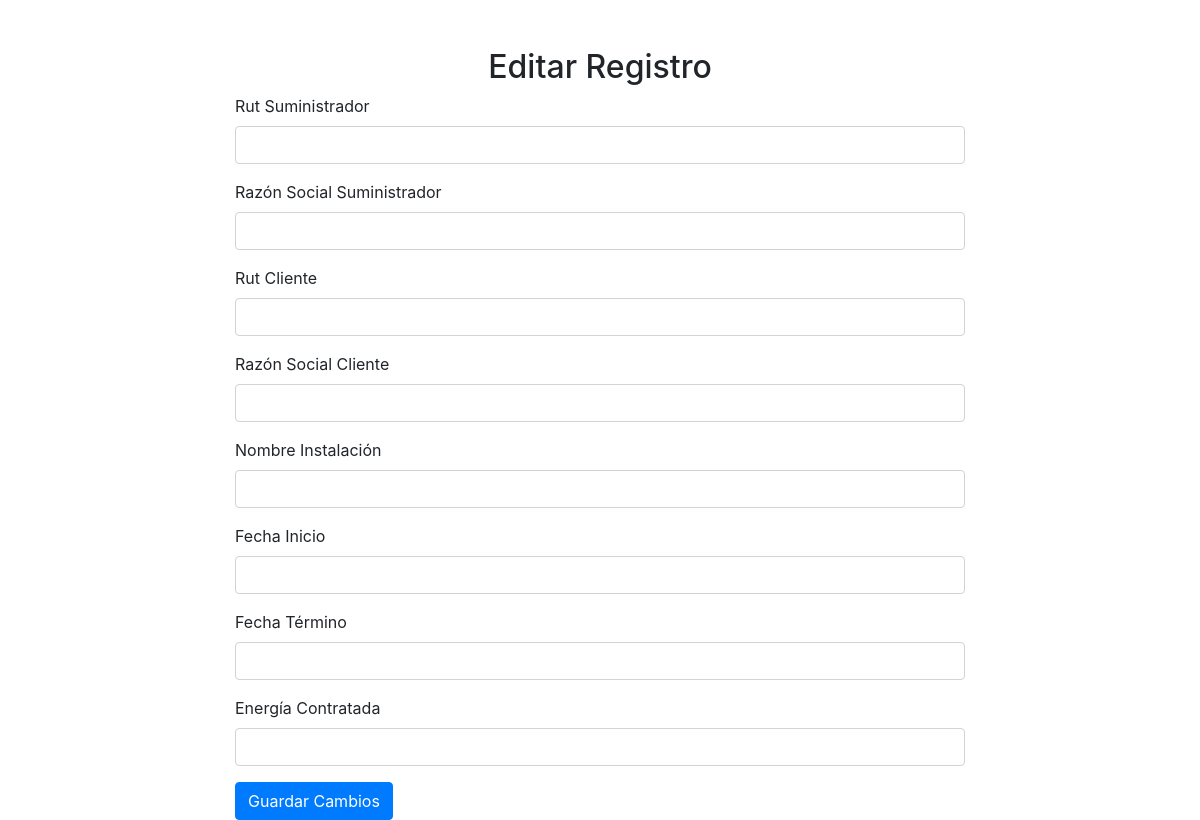
Before: /edit/1 with the older database file.
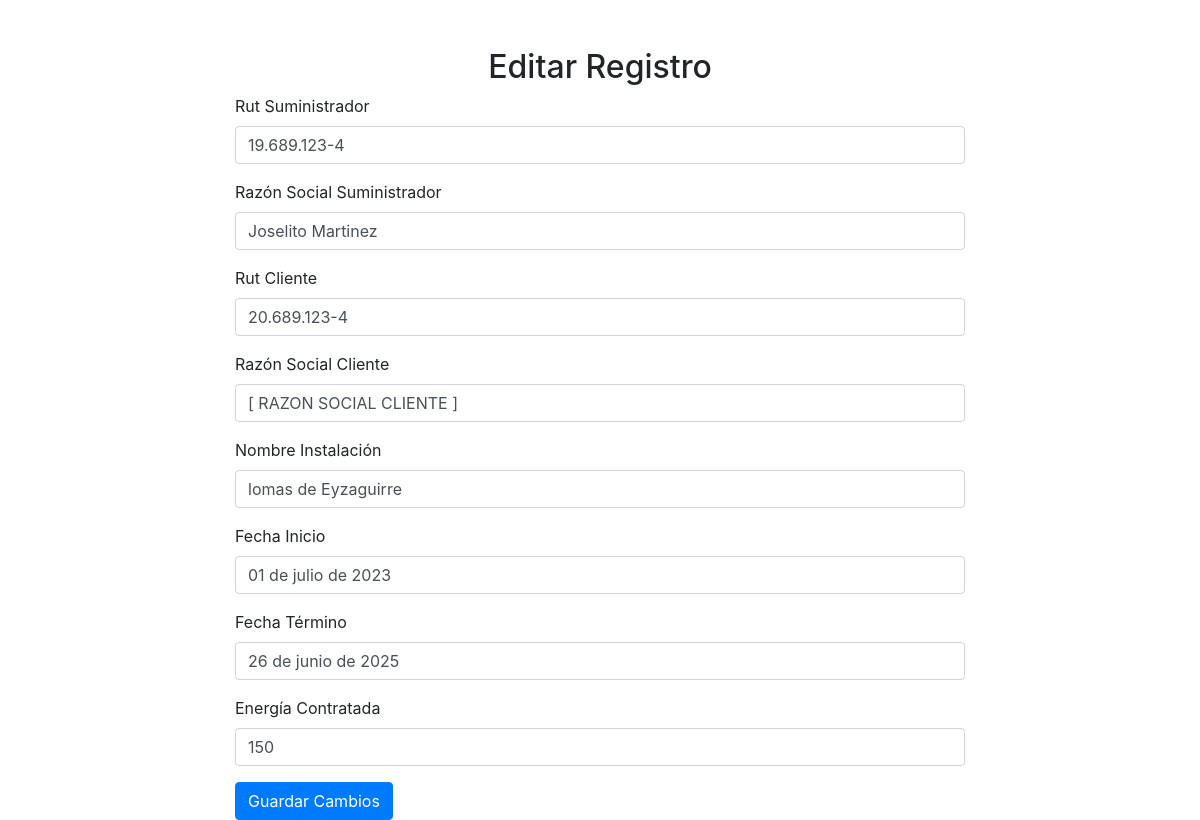
After: the same page with the newer database file.
### app.py (models this page shows, shortened)
class PDFData(db.Model):
    id = db.Column(db.Integer, primary_key=True)
    rut_suministrador = db.Column(db.String(100))
    razon_social_suministrador = db.Column(db.String(100))
    rut_cliente = db.Column(db.String(100))
    razon_social_cliente = db.Column(db.String(100))
    nombre_instalacion = db.Column(db.String(100))
    fecha_inicio = db.Column(db.String(100))
    fecha_termino = db.Column(db.String(100))
    energia_contratada = db.Column(db.String(100))

### app.py (the view, shortened to what this page needs)
@app.route('/edit/<int:id>', methods=['GET', 'POST'])
def edit(id):
    pdf_data = PDFData.query.get(id)
    return render_template('edit.html', pdf_data=pdf_data)

### templates/edit.html (shortened to what this page needs)
<!DOCTYPE html>
<html lang="en" class="colorFondo">
<head>
    <link href="https://stackpath.bootstrapcdn.com/bootstrap/4.5.2/css/bootstrap.min.css" rel="stylesheet">
</head>
<body class="colorFondo">
<div class="container mt-5">
    <div class="row justify-content-center">
        <div class="col-md-8">
            <h2 class="text-center">Editar Registro</h2>
            <form action="/edit/{{ pdf_data.id }}" method="post">
                <div class="form-group">
                    <label for="rut_suministrador">Rut Suministrador</label>
                    <input type="text" class="form-control" id="rut_suministrador" name="rut_suministrador" value="{{ pdf_data.rut_suministrador }}" required>
                </div>
                <div class="form-group">
                    <label for="razon_social_suministrador">Razón Social Suministrador</label>
                    <input type="text" class="form-control" id="razon_social_suministrador" name="razon_social_suministrador" value="{{ pdf_data.razon_social_suministrador }}" required>
                </div>
                <div class="form-group">
                    <label for="rut_cliente">Rut Cliente</label>
                    <input type="text" class="form-control" id="rut_cliente" name="rut_cliente" value="{{ pdf_data.rut_cliente }}" required>
                </div>
                <div class="form-group">
                    <label for="razon_social_cliente">Razón Social Cliente</label>
                    <input type="text" class="form-control" id="razon_social_cliente" name="razon_social_cliente" value="{{ pdf_data.razon_social_cliente }}" required>
                </div>
                <div class="form-group">
                    <label for="nombre_instalacion">Nombre Instalación</label>
                    <input type="text" class="form-control" id="nombre_instalacion" name="nombre_instalacion" value="{{ pdf_data.nombre_instalacion }}" required>
                </div>
                <div class="form-group">
                    <label for="fecha_inicio">Fecha Inicio</label>
                    <input type="text" class="form-control" id="fecha_inicio" name="fecha_inicio" value="{{ pdf_data.fecha_inicio }}" required>
                </div>
                <div class="form-group">
                    <label for="fecha_termino">Fecha Término</label>
                    <input type="text" class="form-control" id="fecha_termino" name="fecha_termino" value="{{ pdf_data.fecha_termino }}" required>
                </div>
                <div class="form-group">
                    <label for="energia_contratada">Energía Contratada</label>
                    <input type="text" class="form-control" id="energia_contratada" name="energia_contratada" value="{{ pdf_data.energia_contratada }}" required>
                </div>
                <button type="submit" class="btn btn-primary">Guardar Cambios</button>
            </form>
        </div>
    </div>
</div>
</body>
</html>

Changed rows visible on the page:
added PDFData: rut_suministrador "19.689.123-4", razon_social_suministrador "Joselito Martinez", rut_cliente "20.689.123-4", razon_social_cliente "[ RAZON SOCIAL CLIENTE ]", nombre_instalacion "lomas de Eyzaguirre", fecha_inicio "01 de julio de 2023", fecha_termino "26 de junio de 2025", energia_contratada "150"
